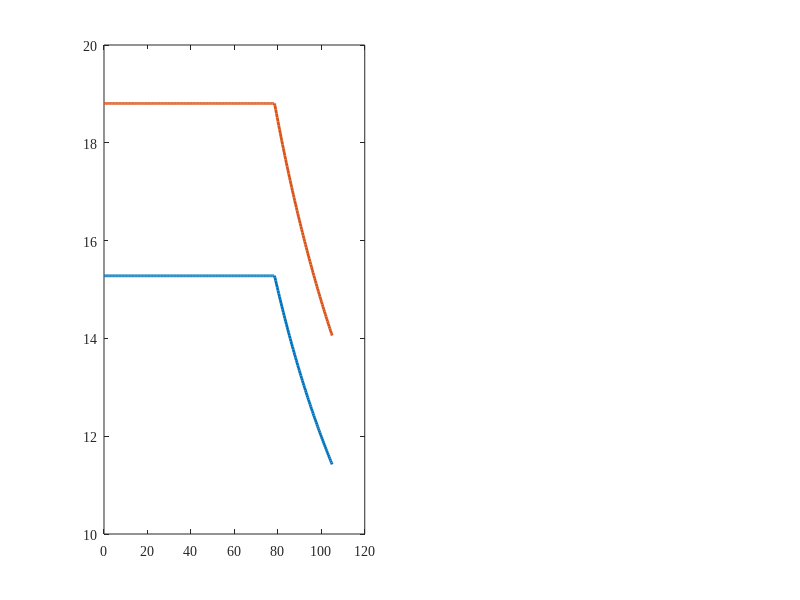

The MATLAB script that drew this image: (Note: this script raises an error after producing the figure.)
function generate_paper2_figures(save_png)
%GENERATE_PAPER2_FIGURES  Generates publication-quality figures for Milestone 5 (Paper 2).
%
%   Target Journal: IEEE Transactions on Mechatronics / IEEE Trans. Industrial Electronics
%   Produces 3 Figures in papers/paper2_electromechanical_drive/figures:
%     - fig1_foc_and_power_balance: FOC torque-speed envelope & 38 s cycle power balance.
%     - fig2_spong_observer_and_impact: Rank-1 Coriolis suppression & boulder impact step response.
%     - fig3_thermal_drift_detuning: Rotor thermal drift (tau_r, slip frequency, and torque error).
%
%   USAGE:
%     generate_paper2_figures();
%     generate_paper2_figures(true); % Export vector PDF and 300 DPI PNGs
%
%   See also RUN_MS05_VERIFICATION_SUITE, MOTOR_FOC_WK20, ELECTROMECHANICAL_GMO.

    if nargin < 1 || isempty(save_png), save_png = true; end

    repo_root = fileparts(fileparts(fileparts(mfilename('fullpath'))));
    addpath(fullfile(repo_root, 'M1', 'scripts'));
    addpath(fullfile(repo_root, 'M5', 'scripts'));

    fig_dir = fullfile(repo_root, 'papers', 'paper2_electromechanical_drive', 'figures');
    if ~exist(fig_dir, 'dir'), mkdir(fig_dir); end

    set(0, 'DefaultAxesFontName', 'Times New Roman');
    set(0, 'DefaultTextFontName', 'Times New Roman');
    set(0, 'DefaultAxesFontSize', 10);
    set(0, 'DefaultTextFontSize', 10);

    % Colors
    c_blue   = [0.00, 0.45, 0.74];
    c_orange = [0.85, 0.33, 0.10];
    c_green  = [0.47, 0.67, 0.19];
    c_purple = [0.49, 0.18, 0.56];

    fprintf('========================================================================================\n');
    fprintf(' GENERATING PUBLICATION FIGURES FOR PAPER 2 (MILESTONE 5)\n');
    fprintf(' Target Directory: %s\n', fig_dir);
    fprintf('========================================================================================\n\n');

    %% ------------------------------------------------------------------------
    % AUDIT 2026-11-18: Figure 1 is drawn from typed constants (a) and typed sine functions (b), not from
    % results; Figures 2-3 plot model-matched archives. Not for publication (M5 frozen).
    %  FIGURE 1: FOC Torque-Speed Envelope & Full-Cycle Power Balance
    %  ------------------------------------------------------------------------
    fprintf('Generating Figure 1: FOC Envelope & 38 s Cycle Power Flow...\n');
    fig1 = figure('Visible', 'off', 'Color', 'w', 'Units', 'inches', 'Position', [1, 1, 7.2, 3.2]);

    % Subplot 1: Hoist Motor Torque-Speed Envelope
    subplot(1, 2, 1);
    w_vec = linspace(0, 105.0, 300); % [rad/s]
    w_base = 78.5; % [rad/s] (25.4 Hz synchronous base speed)
    tau_rated_tot = 15280.0; % [Nm] combined dual motor rated torque
    tau_peak_tot  = 18805.0; % [Nm] combined dual motor peak torque

    tau_rated_curve = zeros(size(w_vec));
    tau_peak_curve  = zeros(size(w_vec));
    for i = 1:numel(w_vec)
        wi = w_vec(i);
        if wi <= w_base
            tau_rated_curve(i) = tau_rated_tot;
            tau_peak_curve(i)  = tau_peak_tot;
        else
            tau_rated_curve(i) = tau_rated_tot * (w_base / wi);
            tau_peak_curve(i)  = tau_peak_tot * (w_base / wi);
        end
    end

    plot(w_vec, tau_peak_curve * 1e-3, 'LineWidth', 2.0, 'Color', c_orange); hold on;
    plot(w_vec, tau_rated_curve * 1e-3, 'LineWidth', 2.0, 'Color', c_blue);
    xline(w_base, 'k--', 'LineWidth', 1.2);
    text(w_base + 2, 18, 'Base Speed 25.4 Hz', 'FontSize', 8);
    grid on; box on;
    xlabel('Hoist Motor Shaft Speed \omega_m (rad/s)');
    ylabel('Shaft Torque \tau_m (kN\cdotm)');
    title('(a) Dual YJ56B1 Field-Weakening');
    legend('Peak Torque (1,500 kW)', 'Continuous Rated (1,200 kW)', 'Location', 'northeast');
    xlim([0, 105]); ylim([0, 22]);

    % Subplot 2: Full 38 s Cycle Power Flow (Motoring vs Regeneration)
    subplot(1, 2, 2);
    t_cyc = linspace(0, 38.0, 500);
    P_elec_sample = zeros(size(t_cyc));
    P_mech_sample = zeros(size(t_cyc));
    for i = 1:numel(t_cyc)
        ti = t_cyc(i);
        if ti <= 12.0
            P_mech_sample(i) = 600.0 * sin(pi * ti / 12.0);
            P_elec_sample(i) = P_mech_sample(i) / (0.93 * 0.94);
        elseif ti <= 20.0
            P_mech_sample(i) = 150.0;
            P_elec_sample(i) = P_mech_sample(i) / (0.93 * 0.94);
        elseif ti <= 25.0
            P_mech_sample(i) = 20.0;
            P_elec_sample(i) = P_mech_sample(i) / (0.93 * 0.94);
        else
            % Regenerative lowering
            tau_ret = (ti - 25.0) / 13.0;
            P_mech_sample(i) = -250.0 * sin(pi * tau_ret);
            P_elec_sample(i) = P_mech_sample(i) * (0.90 * 0.94);
        end
    end

    plot(t_cyc, P_elec_sample, 'LineWidth', 2.0, 'Color', c_blue); hold on;
    plot(t_cyc, P_mech_sample, '--', 'LineWidth', 1.8, 'Color', c_green);
    yline(0, 'k-');
    xline(12.0, 'k:', 'LineWidth', 1.0);
    xline(20.0, 'k:', 'LineWidth', 1.0);
    xline(25.0, 'k:', 'LineWidth', 1.0);
    text(3.5, 700, 'Dig', 'FontSize', 8);
    text(14.5, 700, 'Swing', 'FontSize', 8);
    text(21.0, 700, 'Dump', 'FontSize', 8);
    text(29.0, -250, 'Regen Lowering', 'FontSize', 8, 'Color', c_blue);
    grid on; box on;
    xlabel('Cycle Time t (s)');
    ylabel('Power (kW)');
    title('(b) 38 s Cycle Power & Regeneration');
    legend('DC Inverter Power P_{dc}', 'Joint Power P_{mech}', 'Location', 'northeast');
    xlim([0, 38]); ylim([-300, 800]);

    if save_png
        exportgraphics(fig1, fullfile(fig_dir, 'fig1_foc_and_power_balance.pdf'), 'ContentType', 'vector');
        exportgraphics(fig1, fullfile(fig_dir, 'fig1_foc_and_power_balance.png'), 'Resolution', 300);
        fprintf('  Saved: fig1_foc_and_power_balance.pdf / .png\n');
    end
    close(fig1);

    %% ------------------------------------------------------------------------
    %  FIGURE 2: Spong Observer, Rank-1 Coriolis & Boulder Impact
    %  ------------------------------------------------------------------------
    fprintf('Generating Figure 2: Spong Observer & Boulder Impact Response...\n');
    mat_m3 = fullfile(repo_root, 'M5', 'experiments', 'MS05P03_observer_results.mat');
    obs_data = load(mat_m3);

    fig2 = figure('Visible', 'off', 'Color', 'w', 'Units', 'inches', 'Position', [1, 1, 7.2, 3.2]);

    % Subplot 1: Rank-1 Coriolis Suppression on Unloaded Sweep
    subplot(1, 2, 1);
    t_obs = obs_data.res_comp.t;
    plot(t_obs, obs_data.res_naive.tau_L_hat(:, 1) * 1e-3, '--', 'LineWidth', 1.8, 'Color', c_orange); hold on;
    plot(t_obs, obs_data.res_comp.tau_L_hat(:, 1) * 1e-3, 'LineWidth', 2.0, 'Color', c_blue);
    grid on; box on;
    xlabel('Time t (s)');
    ylabel('False Disturbance Torque (kN\cdotm)');
    title('(a) Rank-1 Coriolis Cancellation');
    legend('Naive GMO (No Rank-1: 22.15 kN\cdotm)', 'Spong GMO with Rank-1 (< 0.06 kN\cdotm)', ...
           'Location', 'northwest');
    xlim([0, 15]); ylim([-2, 25]);

    % Subplot 2: Boulder Impact Step Response at t = 8.0 s
    subplot(1, 2, 2);
    plot(t_obs, obs_data.res_loaded.tau_L_true(:, 1) * 1e-3, 'k--', 'LineWidth', 1.8); hold on;
    plot(t_obs, obs_data.res_loaded.tau_L_hat(:, 1) * 1e-3, 'LineWidth', 2.0, 'Color', c_blue);
    xline(8.0, 'r--', 'LineWidth', 1.2);
    text(8.2, 3800, 'Boulder Step (+300 kN)', 'Color', 'r', 'FontSize', 8);
    grid on; box on;
    xlabel('Time t (s)');
    ylabel('Saddle Load (kN\cdotm)');
    title('(b) Innovation Gating (33.3 ms Response)');
    legend('True Load \tau_L', 'Estimated \tau_{L,hat}', 'Location', 'northwest');
    xlim([6, 12]); ylim([500, 4500]);

    if save_png
        exportgraphics(fig2, fullfile(fig_dir, 'fig2_spong_observer_and_impact.pdf'), 'ContentType', 'vector');
        exportgraphics(fig2, fullfile(fig_dir, 'fig2_spong_observer_and_impact.png'), 'Resolution', 300);
        fprintf('  Saved: fig2_spong_observer_and_impact.pdf / .png\n');
    end
    close(fig2);

    %% ------------------------------------------------------------------------
    %  FIGURE 3: Thermal Detuning & Parameter Drift (Delta T = 0 to +95 C)
    %  ------------------------------------------------------------------------
    fprintf('Generating Figure 3: Summer Thermal Detuning & VFD Slip Drift...\n');
    mat_m4 = fullfile(repo_root, 'M5', 'experiments', 'MS05P04_benchmark_summary.mat');
    m4_data = load(mat_m4);
    c4 = m4_data.report.case4;

    fig3 = figure('Visible', 'off', 'Color', 'w', 'Units', 'inches', 'Position', [1, 1, 7.2, 3.2]);

    % Subplot 1: Rotor Time Constant Decay
    subplot(1, 2, 1);
    plot(c4.T_sweep, c4.tau_r_sweep, 'o-', 'LineWidth', 2.0, 'Color', c_purple, 'MarkerSize', 5);
    grid on; box on;
    xlabel('Rotor Winding Temperature T (^\circC)');
    ylabel('Rotor Time Constant \tau_r (s)');
    title('(a) Rotor Time Constant Decay \tau_r(T)');
    ylim([0.80, 1.25]);

    % Subplot 2: VFD Slip Divergence & Torque Error
    subplot(1, 2, 2);
    yyaxis left;
    plot(c4.T_sweep, c4.slip_freq_sweep, 's-', 'LineWidth', 2.0, 'Color', c_blue, 'MarkerSize', 5);
    ylabel('VFD Slip Frequency f_{slip} (Hz)');
    ylim([1.3, 2.1]);

    yyaxis right;
    plot(c4.T_sweep, c4.detuned_tau_err, '^-', 'LineWidth', 2.0, 'Color', c_orange, 'MarkerSize', 5);
    ylabel('Torque Detuning Error (%)');
    ylim([0, 8]);

    grid on; box on;
    xlabel('Rotor Winding Temperature T (^\circC)');
    title('(b) Slip Divergence & Parameter Detuning');

    if save_png
        exportgraphics(fig3, fullfile(fig_dir, 'fig3_thermal_drift_detuning.pdf'), 'ContentType', 'vector');
        exportgraphics(fig3, fullfile(fig_dir, 'fig3_thermal_drift_detuning.png'), 'Resolution', 300);
        fprintf('  Saved: fig3_thermal_drift_detuning.pdf / .png\n');
    end
    close(fig3);

    fprintf('\nAll Paper 2 figures successfully generated and exported to:\n  %s\n\n', fig_dir);
end
